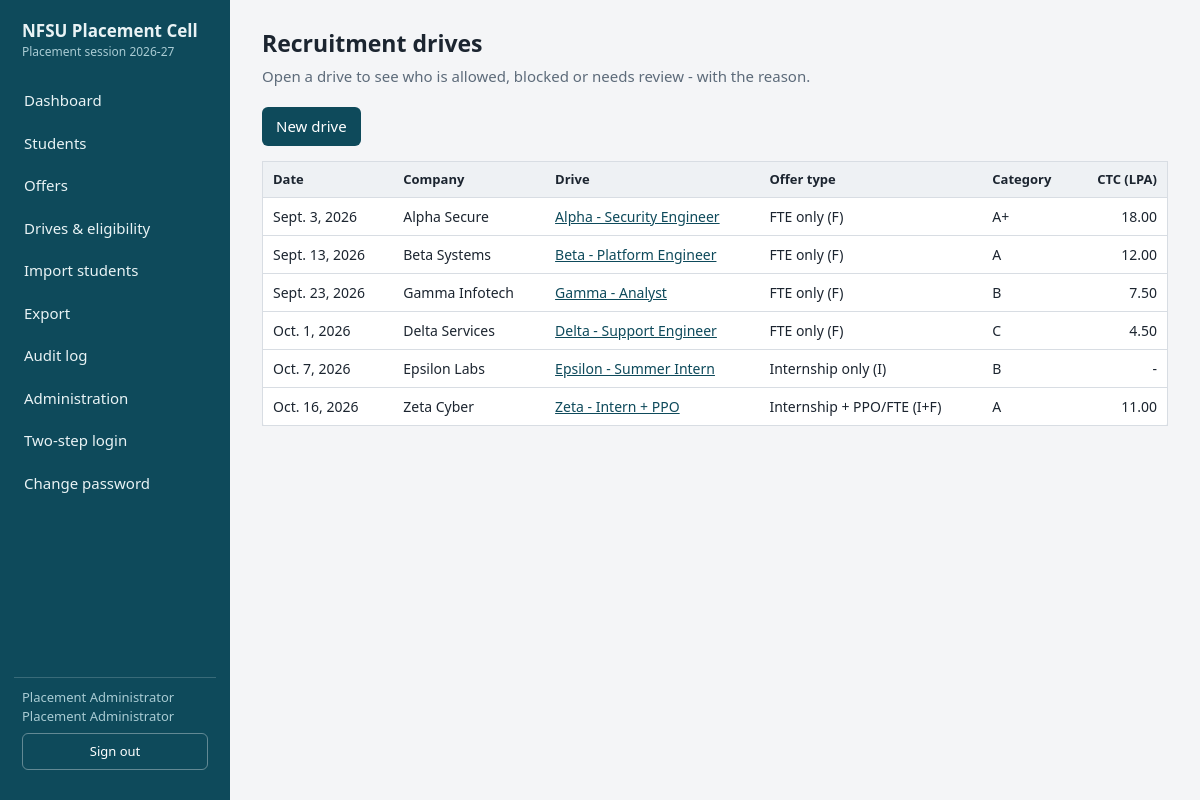
The app's page /drives/ (signed in) with its own data.
### core/models.py (models this page shows, shortened)
class User(AbstractUser):
    class Role(models.TextChoices):
        ADMIN = "ADMIN", "Placement Administrator"
        OFFICER = "OFFICER", "Placement Officer"
        COORDINATOR = "COORDINATOR", "Course Coordinator"
        RECRUITER = "RECRUITER", "Company / Recruiter"
        STUDENT = "STUDENT", "Student (read-only)"
    role = models.CharField(max_length=20, choices=Role.choices, default=Role.STUDENT)
    course = models.CharField(max_length=20, choices=COURSES, blank=True,
                              help_text="Coordinators: the one course they may see.")
    company = models.ForeignKey(Company, null=True, blank=True, on_delete=models.SET_NULL,
                                help_text="Recruiters: the one company they may see.")
    student = models.OneToOneField(Student, null=True, blank=True, on_delete=models.SET_NULL,
                                   related_name="login", help_text="Students: their own record.")
    totp_secret = models.CharField(max_length=64, blank=True)
    mfa_enabled = models.BooleanField(default=False)

class Drive(models.Model):
    class OfferType(models.TextChoices):
        I = "I", "Internship only (I)"
        F = "F", "FTE only (F)"
        IF = "IF", "Internship + PPO/FTE (I+F)"
    company = models.ForeignKey(Company, on_delete=models.PROTECT, related_name="drives")
    title = models.CharField(max_length=150)
    date = models.DateField()
    offer_type = models.CharField(max_length=2, choices=OfferType.choices)
    ctc_lpa = models.DecimalField("CTC (LPA)", max_digits=6, decimal_places=2, null=True, blank=True,
                                  validators=[MinValueValidator(Decimal("0.1")), MaxValueValidator(Decimal("500"))])
    eligible_courses = models.CharField(max_length=200, default=",".join(c for c, _ in COURSES))
    class Meta:
        ordering = ["date", "id"]
    @property
    def category(self):
        from .policy import category_for
        return category_for(self.ctc_lpa, self.company.category, PolicyConfig.get())

class Company(models.Model):
    name = models.CharField(max_length=120, unique=True)
    category = models.CharField(max_length=2, choices=CATEGORIES, default="C",
                                help_text="Default category (used for internship-only offers).")
    response_hours = models.PositiveIntegerField(
        default=24, validators=[MinValueValidator(1), MaxValueValidator(24)],
        help_text="Company's stated acceptance timeline in hours (policy cap: 24).")
    class Meta:
        ordering = ["name"]
        verbose_name_plural = "companies"

class PolicyConfig(models.Model):
    a_plus_min = models.DecimalField(max_digits=5, decimal_places=2, default=Decimal("16"))
    a_min = models.DecimalField(max_digits=5, decimal_places=2, default=Decimal("10"))
    b_min = models.DecimalField(max_digits=5, decimal_places=2, default=Decimal("6"))
    b_switch_multiplier = models.DecimalField(max_digits=4, decimal_places=2, default=Decimal("1.5"))
    absence_exclusion_drives = models.PositiveIntegerField(default=3)
    acceptance_hours = models.PositiveIntegerField(default=24)
    @classmethod
    def get(cls):
        obj, _ = cls.objects.get_or_create(pk=1)
        return obj

### core/views.py (the view)
# urls.py: path("drives/", views.drive_list, name="drive_list"),
@role_required(*ADMIN_OFFICER, R.COORDINATOR)
def drive_list(request):
    return render(request, "drive_list.html", {"drives": Drive.objects.select_related("company")})

### core/permissions.py (called while the page is built)
def role_required(*roles):
    def deco(view):
        @wraps(view)
        @login_required
        def wrapper(request, *args, **kwargs):
            if request.user.role not in roles:
                audit.log(request.user, "ACCESS_DENIED", request=request,
                          note="%s %s" % (request.method, request.path))
                return render(request, "403.html", status=403)
            return view(request, *args, **kwargs)
        return wrapper
    return deco

### core/policy.py (called while the page is built)
def category_for(ctc, fallback, cfg):
    if ctc is None:
        return fallback
    ctc = Decimal(ctc)
    if ctc >= cfg.a_plus_min:
        return "A+"
    if ctc >= cfg.a_min:
        return "A"
    if ctc >= cfg.b_min:
        return "B"
    return "C"

### core/security.py (called while the page is built)
    def __call__(self, request):
        response = self.get_response(request)
        if not request.path.startswith("/admin-console/"):
            response.setdefault("Content-Security-Policy", self.CSP)
        response.setdefault("Permissions-Policy", "camera=(), microphone=(), geolocation=()")
        response.setdefault("Cross-Origin-Opener-Policy", "same-origin")
        if request.user.is_authenticated:
            response["Cache-Control"] = "no-store"  # never cache personal data
        return response

### templates/drive_list.html
{% extends "base.html" %}{% block title %}Drives{% endblock %}
{% block content %}<h1>Recruitment drives</h1><p class="sub">Open a drive to see who is allowed, blocked or needs review - with the reason.</p>
{% if user.role == "ADMIN" or user.role == "OFFICER" %}<p><a class="btn" href="{% url 'drive_create' %}">New drive</a></p>{% endif %}
<div class="wrap"><table><thead><tr><th>Date</th><th>Company</th><th>Drive</th><th>Offer type</th><th>Category</th><th class="n">CTC (LPA)</th></tr></thead><tbody>
{% for d in drives %}<tr><td>{{ d.date }}</td><td>{{ d.company.name }}</td><td><a href="{% url 'drive_detail' d.pk %}">{{ d.title }}</a></td><td>{{ d.get_offer_type_display }}</td><td>{{ d.category }}</td><td class="n">{{ d.ctc_lpa|default:"-" }}</td></tr>
{% empty %}<tr><td colspan="6">No drives yet.</td></tr>{% endfor %}</tbody></table></div>{% endblock %}

### templates/base.html (shortened to what this page needs)
{% load static %}<!doctype html>
<html lang="en"><head><meta charset="utf-8"><meta name="viewport" content="width=device-width,initial-scale=1">
<link rel="stylesheet" href="{% static 'style.css' %}"></head>
<body>
{% if user.is_authenticated %}
<div class="shell">
<nav class="side" aria-label="Main">
  <div class="brand">NFSU Placement Cell<small>Placement session 2026-27</small></div>
  {% if user.role == "ADMIN" or user.role == "OFFICER" or user.role == "COORDINATOR" %}
    <a href="{% url 'dashboard' %}">Dashboard</a>
    <a href="{% url 'student_list' %}">Students</a>
    <a href="{% url 'offer_list' %}">Offers</a>
    <a href="{% url 'drive_list' %}">Drives &amp; eligibility</a>
  {% endif %}
  {% if user.role == "ADMIN" or user.role == "OFFICER" %}
    <a href="{% url 'student_import' %}">Import students</a>
    <a href="{% url 'export' %}">Export</a>
  {% endif %}
  {% if user.role == "ADMIN" %}
    <a href="{% url 'audit_list' %}">Audit log</a>
    <a href="/admin-console/">Administration</a>
  {% endif %}
  <a href="{% url 'security_settings' %}">Two-step login</a>
  <a href="{% url 'password_change' %}">Change password</a>
  <div class="who">{{ user.get_full_name|default:user.username }}<br>{{ user.get_role_display }}
    <form method="post" action="{% url 'logout' %}">{% csrf_token %}<button type="submit">Sign out</button></form></div>
</nav>
<main class="main">
{% else %}<main class="login">{% endif %}
{% block content %}{% endblock %}
</main>
{% if user.is_authenticated %}</div>{% endif %}
</body></html>

### static/style.css (style rules this page uses)
:root { --bg:#f4f5f7;--surface:#fff;--ink:#1c2530;--muted:#5d6b7a;--line:#d8dde3;--brand:#0e4a5b;--brand-2:#e8f1f3; --ok:#1b7a45;--ok-bg:#e5f4eb;--warn:#9a5b00;--warn-bg:#fdf1db;--bad:#b3261e;--bad-bg:#fbe7e5;--r:6px }
* { box-sizing:border-box }
body { margin:0;font:15px/1.5 "Segoe UI",system-ui,-apple-system,Roboto,Arial,sans-serif;color:var(--ink);background:var(--bg) }
a { color:var(--brand) }
.shell { display:grid;grid-template-columns:230px 1fr;min-height:100vh }
.side { background:var(--brand);color:#e9f3f5;padding:20px 14px;display:flex;flex-direction:column;gap:4px }
.brand { font-weight:700;font-size:17px;line-height:1.25;margin-bottom:18px;padding:0 8px }
.brand small { display:block;font-weight:400;font-size:12px;color:#a9cbd3;margin-top:3px }
.side a { color:#e9f3f5;text-decoration:none;padding:8px 10px;border-radius:var(--r) }
.side .who { margin-top:auto;font-size:13px;color:#a9cbd3;padding:10px 8px;border-top:1px solid rgba(255,255,255,.18) }
.side form { margin:6px 0 0 }
.main { padding:26px 32px;max-width:1280px;width:100% }
h1 { font-size:23px;margin:0 0 4px }
.sub { color:var(--muted);margin:0 0 20px }
table { width:100%;border-collapse:collapse;background:var(--surface);border:1px solid var(--line);border-radius:var(--r);font-size:14px }
th,td { padding:8px 10px;border-bottom:1px solid var(--line);text-align:left;vertical-align:top }
th { background:#eef1f4;font-weight:600;font-size:13px }
td.n,th.n { text-align:right;font-variant-numeric:tabular-nums }
.wrap { overflow-x:auto;margin-bottom:14px }
.btn,button { font:inherit;background:var(--brand);color:#fff;border:0;border-radius:var(--r);padding:8px 14px;cursor:pointer;text-decoration:none;display:inline-block }
.side button { background:transparent;border:1px solid rgba(255,255,255,.35);width:100% }

### records on screen
User: get_full_name "Placement Administrator", role "Placement Administrator"
Drive: date "Sept. 3, 2026", company.name "Alpha Secure", title "Alpha - Security Engineer", offer_type "FTE only (F)", category "A+", ctc_lpa "18.00"
Drive: date "Sept. 13, 2026", company.name "Beta Systems", title "Beta - Platform Engineer", offer_type "FTE only (F)", category "A", ctc_lpa "12.00"
Drive: date "Sept. 23, 2026", company.name "Gamma Infotech", title "Gamma - Analyst", offer_type "FTE only (F)", category "B", ctc_lpa "7.50"
Drive: date "Oct. 1, 2026", company.name "Delta Services", title "Delta - Support Engineer", offer_type "FTE only (F)", category "C", ctc_lpa "4.50"
Drive: date "Oct. 7, 2026", company.name "Epsilon Labs", title "Epsilon - Summer Intern", offer_type "Internship only (I)", category "B", ctc_lpa "-"
Drive: date "Oct. 16, 2026", company.name "Zeta Cyber", title "Zeta - Intern + PPO", offer_type "Internship + PPO/FTE (I+F)", category "A", ctc_lpa "11.00"
